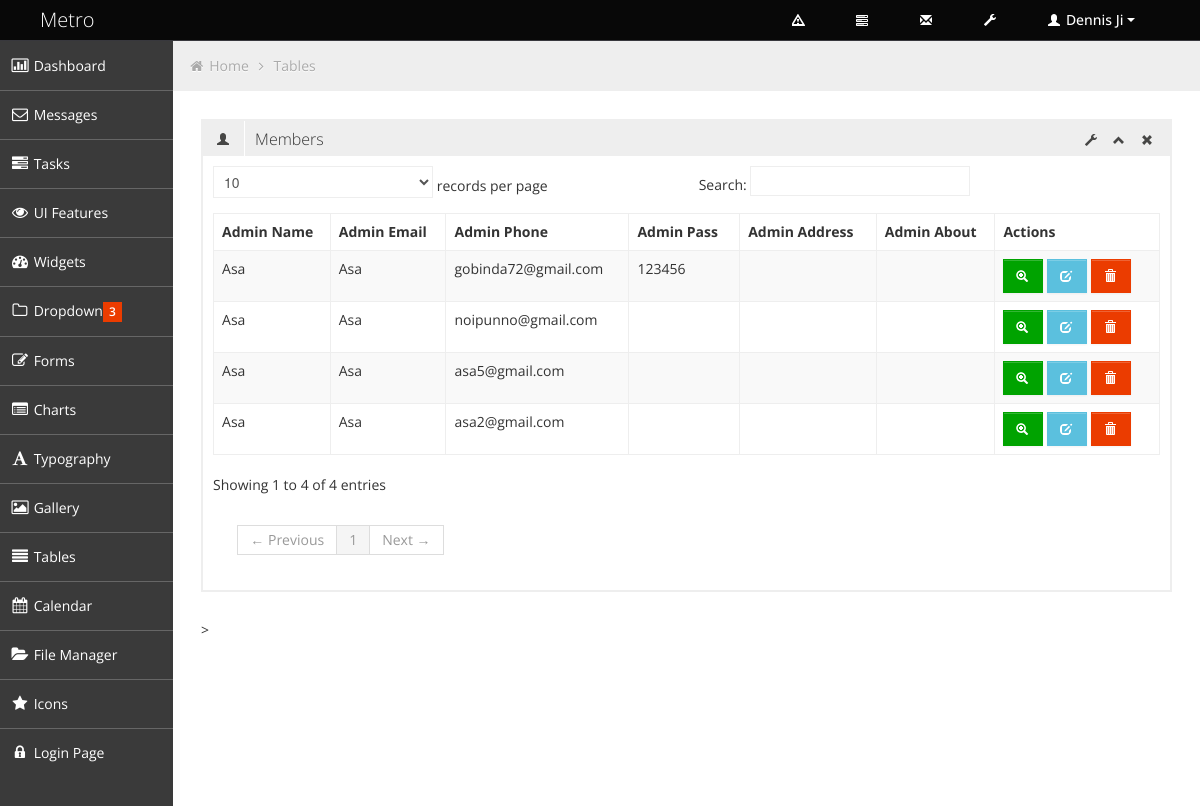
Screenshot of /admin/table.php with the database file from the repository.
### tables this page shows
CREATE TABLE `admin_table` (
  `admin_id` int(11) NOT NULL,
  `admin_name` varchar(10) NOT NULL,
  `admin_email` varchar(100) NOT NULL,
  `admin_phone` varchar(11) NOT NULL,
  `admin_pass` varchar(200) NOT NULL,
  `admin_status` tinyint(1) NOT NULL,
  `deletion_status` tinyint(1) NOT NULL DEFAULT 1,
  `admin_address` text NOT NULL,
  `admin_about` text NOT NULL,
  `picture` varchar(150) NOT NULL
);

### admin/table.php (the view, shortened to what this page needs)
<?php
function veiw_admin_info(){
	  $connection = mysqli_connect('localhost','root','','user_info');
	  $query = "SELECT * FROM admin_table";
	  if(mysqli_query($connection, $query)){
		  $query_result = mysqli_query($connection, $query);
		  return $query_result;
	  }else{
		  die("query problem". mysqli_error($connection));
	  }
  }
  $result = veiw_admin_info();
  ?>
<!DOCTYPE html>
<html lang="en">
<head>
	<link id="bootstrap-style" href="css/bootstrap.min.css" rel="stylesheet">
	<link href="css/bootstrap-responsive.min.css" rel="stylesheet">
	<link id="base-style" href="css/style.css" rel="stylesheet">
	<link id="base-style-responsive" href="css/style-responsive.css" rel="stylesheet">
</head>
<body>
	<div class="navbar">
		<div class="navbar-inner">
			<div class="container-fluid">
				<a class="brand" href="index.html"><span>Metro</span></a>
				<div class="nav-no-collapse header-nav">
					<ul class="nav pull-right">
						<li class="dropdown hidden-phone">
							<a class="btn dropdown-toggle" data-toggle="dropdown" href="#">
								<i class="halflings-icon white warning-sign"></i>
							</a>
						</li>
						<li class="dropdown hidden-phone">
							<a class="btn dropdown-toggle" data-toggle="dropdown" href="#">
								<i class="halflings-icon white tasks"></i>
							</a>
						</li>
						<li class="dropdown hidden-phone">
							<a class="btn dropdown-toggle" data-toggle="dropdown" href="#">
								<i class="halflings-icon white envelope"></i>
							</a>
						</li>
						<li>
							<a class="btn" href="#">
								<i class="halflings-icon white wrench"></i>
							</a>
						</li>
						<li class="dropdown">
							<a class="btn dropdown-toggle" data-toggle="dropdown" href="#">
								<i class="halflings-icon white user"></i> Dennis Ji
								<span class="caret"></span>
							</a>
						</li>
					</ul>
				</div>
			</div>
		</div>
	</div>
		<div class="container-fluid-full">
		<div class="row-fluid">
			<div id="sidebar-left" class="span2">
				<div class="nav-collapse sidebar-nav">
					<ul class="nav nav-tabs nav-stacked main-menu">
						<li><a href="index.html"><i class="icon-bar-chart"></i><span class="hidden-tablet"> Dashboard</span></a></li>
						<li><a href="messages.html"><i class="icon-envelope"></i><span class="hidden-tablet"> Messages</span></a></li>
						<li><a href="tasks.html"><i class="icon-tasks"></i><span class="hidden-tablet"> Tasks</span></a></li>
						<li><a href="ui.html"><i class="icon-eye-open"></i><span class="hidden-tablet"> UI Features</span></a></li>
						<li><a href="widgets.html"><i class="icon-dashboard"></i><span class="hidden-tablet"> Widgets</span></a></li>
						<li>
							<a class="dropmenu" href="#"><i class="icon-folder-close-alt"></i><span class="hidden-tablet"> Dropdown</span><span class="label label-important"> 3 </span></a>
						</li>
						<li><a href="form.html"><i class="icon-edit"></i><span class="hidden-tablet"> Forms</span></a></li>
						<li><a href="chart.html"><i class="icon-list-alt"></i><span class="hidden-tablet"> Charts</span></a></li>
						<li><a href="typography.html"><i class="icon-font"></i><span class="hidden-tablet"> Typography</span></a></li>
						<li><a href="gallery.html"><i class="icon-picture"></i><span class="hidden-tablet"> Gallery</span></a></li>
						<li><a href="table.html"><i class="icon-align-justify"></i><span class="hidden-tablet"> Tables</span></a></li>
						<li><a href="calendar.html"><i class="icon-calendar"></i><span class="hidden-tablet"> Calendar</span></a></li>
						<li><a href="file-manager.html"><i class="icon-folder-open"></i><span class="hidden-tablet"> File Manager</span></a></li>
						<li><a href="icon.html"><i class="icon-star"></i><span class="hidden-tablet"> Icons</span></a></li>
						<li><a href="login.html"><i class="icon-lock"></i><span class="hidden-tablet"> Login Page</span></a></li>
					</ul>
				</div>
			</div>
			<div id="content" class="span10">
			<ul class="breadcrumb">
				<li>
					<i class="icon-home"></i>
					<a href="index.html">Home</a>
					<i class="icon-angle-right"></i>
				</li>
				<li><a href="#">Tables</a></li>
			</ul>
			<div class="row-fluid sortable">
				<div class="box span12">
					<div class="box-header" data-original-title>
						<h2><i class="halflings-icon user"></i><span class="break"></span>Members</h2>
						<div class="box-icon">
							<a href="#" class="btn-setting"><i class="halflings-icon wrench"></i></a>
							<a href="#" class="btn-minimize"><i class="halflings-icon chevron-up"></i></a>
							<a href="#" class="btn-close"><i class="halflings-icon remove"></i></a>
						</div>
					</div>
					<div class="box-content">
						<table class="table table-striped table-bordered bootstrap-datatable datatable">
						  <thead>
							  <tr>
							 	  <th>Admin Name</th>
								  <th>Admin Email</th>
								  <th>Admin Phone</th>
								  <th>Admin Pass</th>
								  <th>Admin Address</th>
								  <th>Admin About</th>
								  <th>Actions</th>
							  </tr>
						  </thead>
						  <tbody>
							<tr>
							<?php while ($rows=mysqli_fetch_assoc($result)){ ?>
								<td><?php echo $rows['admin_name'];?></td>
								<td class="center"><?php echo $rows['admin_name'];?></td>
								<td class="center"><?php echo $rows['admin_email'];?></td>
								<td class="center"> <?php echo $rows['admin_pass'];?> </td>
								<td class="center"> <?php echo $rows['admin_address'];?> </td>
								<td class="center"> <?php echo $rows['admin_about'];?> </td>
								<td class="center">
									<a class="btn btn-success" href="#">
										<i class="halflings-icon white zoom-in"></i>
									</a>
									<a class="btn btn-info" href="#">
										<i class="halflings-icon white edit"></i>
									</a>
									<a class="btn btn-danger" href="#">
										<i class="halflings-icon white trash"></i>
									</a>
								</td>
							</tr>
						<?php } ?>
						  </tbody>
					  </table>
					</div>
				</div>
			</div>
			>
			</div>
	</div>
		</div>
</body>
</html>

### admin/css/style-responsive.css (style rules this page uses)
@media (min-width: 1200px) { .container-fluid-full { overflow: hidden; position: relative; height: 100%; } }
@media (min-width: 1200px) { #content { width: 85.578%; padding: 28px; margin: 0px 0px; margin-left: 14.422% !important; } }
@media (min-width: 1200px) { #sidebar-left { background: #3A3A3A; margin-left: 0px !important; position: absolute; height: 100%; } }
@media (min-width: 1200px) { .sidebar-nav > ul { margin: 0px; } }

### admin/css/halflings.css (style rules this page uses)
html, html .halflings { -webkit-font-smoothing: antialiased !important; }
.halflings-icon { display: inline-block; width: 14px; height: 14px; line-height: 14px; vertical-align: text-top; background-image: url(../img/glyphicons_halflings.svg); background-position: 0 0; background-repeat: no-repeat; vertical-align: top; *display: inline; *zoom: 1; *margin-right: .3em; }
.halflings-icon.white { background-image: url(../img/glyphicons_halflings-white.svg); }
.halflings-icon.envelope { background-position: -72px 0; }
.halflings-icon.user { background-position: -168px 0; }
.halflings-icon.remove { background-position: -312px 0; }
.halflings-icon.zoom-in { background-position: -336px 0; }
.halflings-icon.trash { background-position: -456px 0; }
.halflings-icon.edit { background-position: -96px -72px; }
.halflings-icon.warning-sign { background-position: -144px -120px; }
.halflings-icon.chevron-up { background-position: -288px -120px; }
.halflings-icon.wrench { background-position: -360px -144px; }
.halflings-icon.tasks { background-position: -384px -144px; }

### rows the page displays
admin_table: admin_name "Asa", admin_email "gobinda72@gmail.com", admin_pass "123456"
admin_table: admin_name "Asa", admin_email "noipunno@gmail.com"
admin_table: admin_name "Asa", admin_email "asa5@gmail.com"
admin_table: admin_name "Asa", admin_email "asa2@gmail.com"
